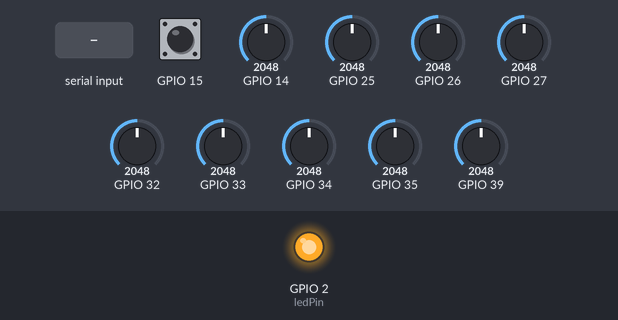
The sketch below on a simulated ESP32. Shown: output pins drawn as LEDs (lit = HIGH). Inputs (shaded band) come from the test bench; at power-on: GPIO 14 = 2048, GPIO 15 HIGH, GPIO 25 = 2048, GPIO 26 = 2048, GPIO 27 = 2048, GPIO 32 = 2048, GPIO 33 = 2048, GPIO 34 = 2048, GPIO 35 = 2048, GPIO 39 = 2048. Nothing arrives over Bluetooth unless stated; what the sketch prints to the serial monitor is not drawn.

Above: at 1.2 s.
1.3 s: "A\n" received over the second serial link
2.8 s: "v\n" received over the second serial link
4.3 s: "V\n" received over the second serial link
Timing chart, 0 to 7.3 s (numbered marks = the images above; inputs shaded):
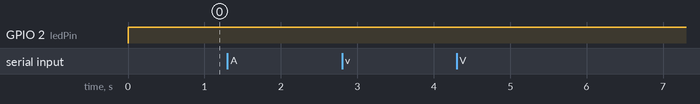

Measured:
- after the input at 1.3 s, every drawn part: stays the same
- after the input at 2.8 s, every drawn part: stays the same
- after the input at 4.3 s, every drawn part: stays the same

The sketch:

telemetria1.ino
```cpp
//Temperatura
//ventoinha 1
//ventoinha 2
//pressão de oleo
//bateria
//combustivel

//ignição
//arranque
//ventoinha 1
//ventoinha 2
//saida b
//saida B
//saida c
//saida C
//saida d
//saida D


#include "BluetoothSerial.h"
#include "esp_bt_main.h"
#include "esp_bt_device.h"

// Verifique se as configurações do Bluetooth estão ativadas
#if !defined(CONFIG_BT_ENABLED) || !defined(CONFIG_BLUEDROID_ENABLED)
#error Bluetooth não está habilitado! Por favor, execute `make menuconfig` e habilite-o
#endif
float um, dois, tres, quatro, cinco, seis, sete, oito, nove, dez = 0;

float  temperatura;
#ifdef __cplusplus
extern "C" {
#endif
uint8_t temprature_sens_read();
#ifdef __cplusplus
}
#endif

uint8_t temprature_sens_read();//sensor de temperatura interna

// Objeto Bluetooth Serial
BluetoothSerial SerialBT;

//void printDeviceAddress() {
//  const uint8_t* point = esp_bt_dev_get_address();
//  for (int i = 0; i < 6; i++) {
//    char str[3];
//    sprintf(str, "%02X", (int)point[i]);
//    Serial.print(str);
//    if (i < 5) {
//      Serial.print(":");
//    }
//  }
//  Serial.println();
//}

const int ledPin =  2;

// Lidar com mensagens recebidas e enviadas
String message = "";
char incomingChar;
String temperatureString = "";
// Timer: auxiliar variables
unsigned long previousMillis = 0;    // Armazena a última vez que a temperatura foi publicada
const long interval = 500;         // intervalo no qual publicar as leituras do sensor
void dadosBluetooth();
void arranque();
void ventoinha1();
void ventoinha2();


void setup() {
  //temperatureString = ((temprature_sens_read() - 32 ) / 1.8);
  pinMode(ledPin, OUTPUT);
  Serial.begin(115200);
  //printDeviceAddress();
  // Bluetooth device name
  SerialBT.begin("ESP32");
  Serial.println("O dispositivo foi iniciado, agora você pode emparelhá-lo com bluetooth!");
}

void loop() {
  if (SerialBT.connected()) {
    digitalWrite(2, HIGH);
  } else {
    digitalWrite(2, LOW);
  }
  um = (touchRead(T3));  //analogRead(36);
  dois = analogRead(39);
  tres = analogRead(34);
  quatro = analogRead(35);
  cinco = analogRead(32);
  seis = analogRead(33);
  sete = analogRead(25);
  oito = analogRead(26);
  nove = analogRead(27);
  dez = analogRead(14);
  dadosBluetooth();

}
///////////////////////////////////////////////////////////
void dadosBluetooth() {
  unsigned long currentMillis = millis();
  // Envia parametros
  if (currentMillis - previousMillis >= interval) {
    previousMillis = currentMillis;
    temperatureString = ((temprature_sens_read() - 32 ) / 1.8);
    SerialBT.print(um);
    SerialBT.print(";");
    SerialBT.print(dois);
    SerialBT.print(";");
    SerialBT.print(tres);
    SerialBT.print(";");
    SerialBT.print(quatro);
    SerialBT.print(";");
    SerialBT.print(cinco);
    SerialBT.print(";");
    SerialBT.print(seis);
    SerialBT.print(";");
    SerialBT.print(sete);
    SerialBT.print(";");
    SerialBT.print(oito);
    SerialBT.print(";");
    SerialBT.print(nove);
    SerialBT.print(";");
    SerialBT.print(dez);//temperatureString);//dez);
    SerialBT.println(";");
  }
  // Recebe dados
  if (SerialBT.available()) {
    char incomingChar = SerialBT.read();
    if (incomingChar != '\n') {
      message += String(incomingChar);

      switch (incomingChar) {
        case 'A':
          Serial.println("Motor de arranque acionado");
          arranque();
          break;
        case 'v':
          Serial.println("Ventoinha 1 acionada");
          ventoinha1();
          break;
        case 'V':
          Serial.println("Ventoinhas acionadas");
          ventoinha2();
          break;
        case 'B':
          Serial.println("BBBBBBB");
          //ventoinha2();
          break;
        case 'b':
          Serial.println("bbbbbbbb");
          //ventoinha2();
          break;
        case 'C':
          Serial.println("CCCCCCCC");
          //ventoinha2();
          break;
        case 'c':
          Serial.println("cccccccc");
          //ventoinha2();
          break;
        case 'D':
          Serial.println("DDDDDDDD");
          //ventoinha2();
          break;
        case 'd':
          Serial.println("dddddddd");
          //ventoinha2();
          break;
      }
    }
  }
}
///////////////////////////////////////////////////////////
void arranque() {
  if (digitalRead(2) == HIGH) {
    Serial.println("Acionando o arranque");
  }
}
///////////////////////////////////////////////////////////
void ventoinha1() {
  if (digitalRead(2) == HIGH) {
    Serial.println("Acionando o ventoinha 1");
  }
}
///////////////////////////////////////////////////////////
void ventoinha2() {
  if (digitalRead(2) == HIGH) {
    Serial.println("Acionando o ventoinha 2");
  }
}
///////////////////////////////////////////////////////////
```
